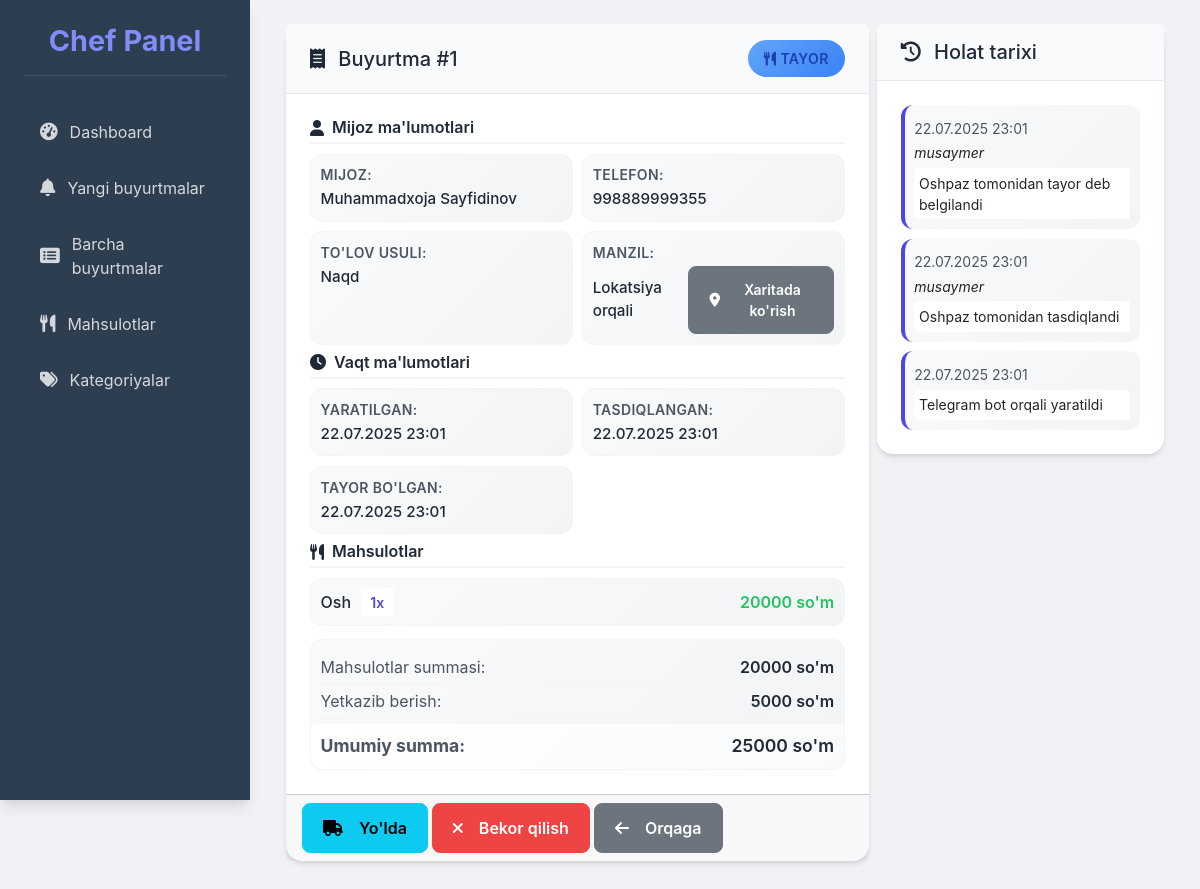
The app's page /orders/1/ with its own data.
### chef_panel/models.py (models this page shows, shortened)
class Order(models.Model):
    STATUS_CHOICES = [
        ('yangi', 'Yangi'),
        ('tasdiqlangan', 'Tasdiqlangan'),
        ('tayor', 'Tayor'),
        ('yolda', 'Yo\'lda'),
        ('yetkazildi', 'Yetkazildi'),
        ('bekor_qilingan', 'Bekor qilingan'),
    ]
    PAYMENT_CHOICES = [
        ('naqd', 'Naqd'),
        ('karta', 'Karta'),
        ('online', 'Online to\'lov'),
    ]
    customer = models.ForeignKey(Customer, on_delete=models.CASCADE, verbose_name="Mijoz")
    telegram_user_id = models.BigIntegerField(verbose_name="Telegram User ID", null=True, blank=True)
    order_number = models.CharField(max_length=20, unique=True, verbose_name="Buyurtma raqami")
    status = models.CharField(max_length=20, choices=STATUS_CHOICES, default='yangi', verbose_name="Holati")
    payment_method = models.CharField(max_length=20, choices=PAYMENT_CHOICES, default='naqd', verbose_name="To'lov usuli")
    latitude = models.FloatField(verbose_name="Kenglik", null=True, blank=True)
    longitude = models.FloatField(verbose_name="Uzunlik", null=True, blank=True)
    address = models.TextField(blank=True, null=True, verbose_name="Manzil")
    products_total = models.DecimalField(max_digits=10, decimal_places=2, verbose_name="Mahsulotlar summasi")
    delivery_cost = models.DecimalField(max_digits=10, decimal_places=2, verbose_name="Yetkazib berish narxi")
    total_amount = models.DecimalField(max_digits=10, decimal_places=2, verbose_name="Umumiy summa")
    created_at = models.DateTimeField(auto_now_add=True, verbose_name="Yaratilgan vaqti")
    confirmed_at = models.DateTimeField(null=True, blank=True, verbose_name="Tasdiqlangan vaqti")
    ready_at = models.DateTimeField(null=True, blank=True, verbose_name="Tayor bo'lgan vaqti")
    delivered_at = models.DateTimeField(null=True, blank=True, verbose_name="Yetkazilgan vaqti")
    chef_message_id = models.BigIntegerField(null=True, blank=True)
    user_message_id = models.BigIntegerField(null=True, blank=True)
    courier_message_id = models.BigIntegerField(null=True, blank=True)
    class Meta:
        verbose_name = "Buyurtma"
        verbose_name_plural = "Buyurtmalar"
        ordering = ['-created_at']

class Customer(models.Model):
    telegram_id = models.BigIntegerField(unique=True, verbose_name="Telegram ID")
    full_name = models.CharField(max_length=200, verbose_name="To'liq ismi")
    phone_number = models.CharField(max_length=20, verbose_name="Telefon raqami")
    created_at = models.DateTimeField(auto_now_add=True)
    class Meta:
        verbose_name = "Mijoz"
        verbose_name_plural = "Mijozlar"

class OrderItem(models.Model):
    order = models.ForeignKey(Order, on_delete=models.CASCADE, related_name='items', verbose_name="Buyurtma")
    product = models.ForeignKey(Product, on_delete=models.CASCADE, verbose_name="Mahsulot")
    quantity = models.PositiveIntegerField(verbose_name="Miqdori")
    price = models.DecimalField(max_digits=10, decimal_places=2, verbose_name="Narxi")
    total = models.DecimalField(max_digits=10, decimal_places=2, verbose_name="Jami")
    class Meta:
        verbose_name = "Buyurtma elementi"
        verbose_name_plural = "Buyurtma elementlari"

class Product(models.Model):
    category = models.ForeignKey(Category, on_delete=models.CASCADE, verbose_name="Kategoriya")
    name = models.CharField(max_length=200, verbose_name="Mahsulot nomi")
    description = models.TextField(blank=True, verbose_name="Tavsif")
    price = models.DecimalField(max_digits=10, decimal_places=2, verbose_name="Narxi (so'm)")
    image = models.ImageField(upload_to='products/', blank=True, null=True, verbose_name="Rasm")
    is_available = models.BooleanField(default=True, verbose_name="Mavjud")
    created_at = models.DateTimeField(auto_now_add=True)
    updated_at = models.DateTimeField(auto_now=True)
    class Meta:
        verbose_name = "Mahsulot"
        verbose_name_plural = "Mahsulotlar"
        ordering = ['category', 'name']

class OrderStatusHistory(models.Model):
    order = models.ForeignKey(Order, on_delete=models.CASCADE, related_name='status_history')
    old_status = models.CharField(max_length=20, verbose_name="Eski holat")
    new_status = models.CharField(max_length=20, verbose_name="Yangi holat")
    changed_by = models.ForeignKey(User, on_delete=models.SET_NULL, null=True, blank=True, verbose_name="O'zgartirgan")
    changed_at = models.DateTimeField(auto_now_add=True, verbose_name="O'zgartirilgan vaqt")
    notes = models.TextField(blank=True, verbose_name="Izohlar")
    class Meta:
        verbose_name = "Holat tarixi"
        verbose_name_plural = "Holat tarixi"
        ordering = ['-changed_at']

### chef_panel/views.py (the view)
# urls.py: path('orders/<int:order_id>/', views.order_detail, name='order_detail'),
def order_detail(request, order_id):
  order = get_object_or_404(Order, id=order_id)
  order_items = order.items.all()
  status_history = order.status_history.all()
  context = {
      'order': order,
      'order_items': order_items,
      'status_history': status_history,
  }
  return render(request, 'chef_panel/order_detail.html', context)

### templates/chef_panel/order_detail.html (shortened to what this page needs)
{% extends 'base.html' %}
{% block content %}
<div class="row g-2">
    <div class="col-lg-8">
        <div class="card">
            <div class="card-header">
                <div class="d-flex justify-content-between align-items-center">
                    <h5 class="mb-0">
                        <i class="fas fa-receipt me-2"></i>
                        Buyurtma #{{ order.order_number }}
                    </h5>
                    <div>
                        {% if order.status == 'yangi' %}
                            <span class="status-badge bg-warning">
                                <i class="fas fa-star me-1"></i>Yangi
                            </span>
                        {% elif order.status == 'tasdiqlangan' %}
                            <span class="status-badge bg-success">
                                <i class="fas fa-check-circle me-1"></i>Tasdiqlangan
                            </span>
                        {% elif order.status == 'tayor' %}
                            <span class="status-badge bg-info">
                                <i class="fas fa-utensils me-1"></i>Tayor
                            </span>
                        {% elif order.status == 'yolda' %}
                            <span class="status-badge bg-info">
                                <i class="fas fa-truck me-1"></i>Yo'lda
                            </span>
                        {% elif order.status == 'yetkazildi' %}
                            <span class="status-badge bg-secondary">
                                <i class="fas fa-check-double me-1"></i>Yetkazildi
                            </span>
                        {% elif order.status == 'bekor_qilingan' %}
                            <span class="status-badge bg-danger">
                                <i class="fas fa-times me-1"></i>Bekor qilingan
                            </span>
                        {% endif %}
                    </div>
                </div>
            </div>
            <div class="card-body">
                <div class="customer-section mb-2">
                    <h6 class="section-title">
                        <i class="fas fa-user me-2"></i>Mijoz ma'lumotlari
                    </h6>
                    <div class="info-grid">
                        <div class="info-item">
                            <span class="info-label">Mijoz:</span>
                            <span class="info-value">{{ order.customer.full_name }}</span>
                        </div>
                        <div class="info-item">
                            <span class="info-label">Telefon:</span>
                            <span class="info-value">{{ order.customer.phone_number }}</span>
                        </div>
                        <div class="info-item">
                            <span class="info-label">To'lov usuli:</span>
                            <span class="info-value">{{ order.get_payment_method_display }}</span>
                        </div>
                        <div class="info-item">
                            <span class="info-label">Manzil:</span>
                            <span class="info-value">
                                {% if order.address %}{{ order.address }}{% else %}Lokatsiya orqali{% endif %}
                                {% if order.latitude and order.longitude %}
                                    <a href="https://www.google.com/maps?q={{ order.latitude }},{{ order.longitude }}" target="_blank" class="btn btn-sm btn-secondary ms-1">
                                        <i class="fas fa-map-marker-alt me-1"></i>Xaritada ko'rish
                                    </a>
                                {% endif %}
                            </span>
                        </div>
                    </div>
                </div>
                <div class="timeline-section mb-2">
                    <h6 class="section-title">
                        <i class="fas fa-clock me-2"></i>Vaqt ma'lumotlari
                    </h6>
                    <div class="info-grid">
                        <div class="info-item">
                            <span class="info-label">Yaratilgan:</span>
                            <span class="info-value">{{ order.created_at|date:"d.m.Y H:i" }}</span>
                        </div>
                        {% if order.confirmed_at %}
                        <div class="info-item">
                            <span class="info-label">Tasdiqlangan:</span>
                            <span class="info-value">{{ order.confirmed_at|date:"d.m.Y H:i" }}</span>
                        </div>
                        {% endif %}
                        {% if order.ready_at %}
                        <div class="info-item">
                            <span class="info-label">Tayor bo'lgan:</span>
                            <span class="info-value">{{ order.ready_at|date:"d.m.Y H:i" }}</span>
                        </div>
                        {% endif %}
                    </div>
                </div>
                <div class="products-section">
                    <h6 class="section-title">
                        <i class="fas fa-utensils me-2"></i>Mahsulotlar
                    </h6>
                    <div class="products-list">
                        {% for item in order_items %}
                        <div class="product-item">
                            <div class="product-info">
                                <span class="product-name">{{ item.product.name }}</span>
                                <span class="product-quantity">{{ item.quantity }}x</span>
                            </div>
                            <span class="product-total">{{ item.total|floatformat:0 }} so'm</span>
                        </div>
                        {% endfor %}
                    </div>
                    <div class="order-summary">
                        <div class="summary-row">
                            <span class="summary-label">Mahsulotlar summasi:</span>
                            <span class="summary-value">{{ order.products_total|floatformat:0 }} so'm</span>
                        </div>
                        <div class="summary-row">
                            <span class="summary-label">Yetkazib berish:</span>
                            <span class="summary-value">{{ order.delivery_cost|floatformat:0 }} so'm</span>
                        </div>
                        <div class="summary-row total-row">
                            <span class="summary-label">Umumiy summa:</span>
                            <span class="summary-value">{{ order.total_amount|floatformat:0 }} so'm</span>
                        </div>
                    </div>
                </div>
            </div>
            <div class="card-footer">
                <div class="d-flex gap-1 flex-wrap">
                    {% if order.status == 'yangi' %}
                        <button class="btn btn-success confirm-order" data-order-id="{{ order.id }}">
                            <i class="fas fa-check me-2"></i>Tasdiqlash
                        </button>
                    {% elif order.status == 'tasdiqlangan' %}
                        <button class="btn btn-warning ready-order" data-order-id="{{ order.id }}">
                            <i class="fas fa-utensils me-2"></i>Tayor
                        </button>
                    {% elif order.status == 'tayor' %}
                        <button class="btn btn-info on-way-order" data-order-id="{{ order.id }}">
                            <i class="fas fa-truck me-2"></i>Yo'lda
                        </button>
                    {% elif order.status == 'yolda' %}
                        <button class="btn btn-secondary delivered-order" data-order-id="{{ order.id }}">
                            <i class="fas fa-check-double me-2"></i>Yetkazildi
                        </button>
                    {% endif %}
                    {% if order.status != 'yetkazildi' and order.status != 'bekor_qilingan' %}
                        <button class="btn btn-danger cancel-order" data-order-id="{{ order.id }}">
                            <i class="fas fa-times me-2"></i>Bekor qilish
                        </button>
                    {% endif %}
                    <a href="{% url 'chef_panel:new_orders' %}" class="btn btn-secondary">
                        <i class="fas fa-arrow-left me-2"></i>Orqaga
                    </a>
                </div>
            </div>
        </div>
    </div>
    <div class="col-lg-4">
        <div class="card">
            <div class="card-header">
                <h5 class="mb-0">
                    <i class="fas fa-history me-2"></i>
                    Holat tarixi
                </h5>
            </div>
            <div class="card-body">
                {% if status_history %}
                    <div class="status-history">
                        {% for history in status_history %}
                        <div class="history-item">
                            <div class="history-time">{{ history.changed_at|date:"d.m.Y H:i" }}</div>
                            {% if history.changed_by %}
                                <div class="history-user">{{ history.changed_by.username }}</div>
                            {% endif %}
                            {% if history.notes %}
                                <div class="history-notes">{{ history.notes }}</div>
                            {% endif %}
                        </div>
                        {% endfor %}
                    </div>
                {% else %}
                    <div class="text-center py-2">
                        <i class="fas fa-history fa-3x text-muted mb-2"></i>
                        <p class="text-muted">Holat tarixi mavjud emas</p>
                    </div>
                {% endif %}
            </div>
        </div>
    </div>
</div>
{% endblock %}

### records on screen
Order: order_number "1", customer.full_name "Muhammadxoja Sayfidinov", customer.phone_number "998889999355", payment_method "Naqd", created_at "22.07.2025 23:01", confirmed_at "22.07.2025 23:01", ready_at "22.07.2025 23:01", products_total "20000", delivery_cost "5000", total_amount "25000"
OrderItem: product.name "Osh", quantity "1", total "20000"
OrderStatusHistory: changed_at "22.07.2025 23:01", changed_by.username "musaymer", notes "Oshpaz tomonidan tayor deb belgilandi"
OrderStatusHistory: changed_at "22.07.2025 23:01", changed_by.username "musaymer", notes "Oshpaz tomonidan tasdiqlandi"
OrderStatusHistory: changed_at "22.07.2025 23:01", notes "Telegram bot orqali yaratildi"
